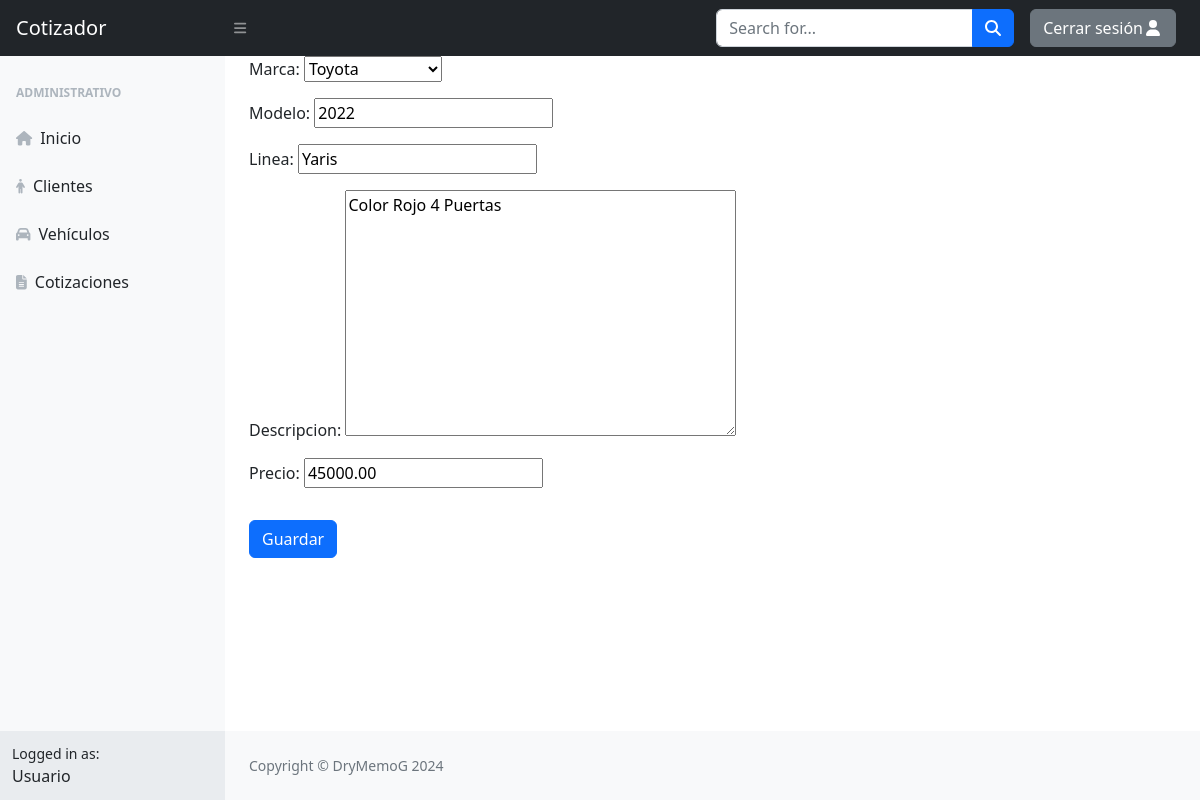
The app's page /vehiculo/1/edit/ (signed in) with its own data.
### cotizador/models.py (models this page shows, shortened)
class Vehiculo(models.Model):
    OPCIONES = (('mazda', "Mazda"), ('toyota', "Toyota"), ('honda', "Honda"), ('ford', "Ford"), ('chevrolet', "Chevrolet"), ('bmw', "BMW"), ('audi', "Audi"), ('mercedes', "Mercedes-Benz"), ('volkswagen', "Volkswagen"), ('nissan', "Nissan"))
    idAuto = models.AutoField(primary_key=True)
    marca = models.CharField(max_length=100, choices=OPCIONES, default="mazda")
    modelo = models.IntegerField()
    linea = models.CharField(max_length=255)
    descripcion = models.TextField()
    precio = models.DecimalField(max_digits=10, decimal_places=2)
    image = models.ImageField(upload_to='static/IMG', null=True)

### cotizador/views.py (the view)
# urls.py: path('vehiculo/<int:pk>/edit/', VehiculoUpdateView.as_view(), name="VehiculoEdit"),
class VehiculoUpdateView(LoginRequiredMixin, UpdateView):
    model = Vehiculo
    form_class = VehiculoForm
    template_name = "Vehiculo/VehiculoFormEdit.html"
    success_url = reverse_lazy("VehiculoList")

### cotizador/forms.py
class VehiculoForm(forms.ModelForm):
    class Meta:
        model = Vehiculo
        fields = ("marca", "modelo", "linea", "descripcion","precio")

### cotizador/templates/Vehiculo/VehiculoFormEdit.html (shortened to what this page needs)
{% extends 'base_generic.html' %}s
{% block content %}
<div class="mb-3 container-sm">
    <div class="form-floating">
        <form method="post">
            <div class="form-group">
                {{ form.as_p }}
            </div>
            <button type="submit" class="btn btn-primary mt-3">Guardar</button>
        </form>
    </div>
</div>
{% endblock %}

### records on screen
Vehiculo: marca "Toyota", modelo "2022", linea "Yaris", descripcion "Color Rojo 4 Puertas", precio "45000.00"
